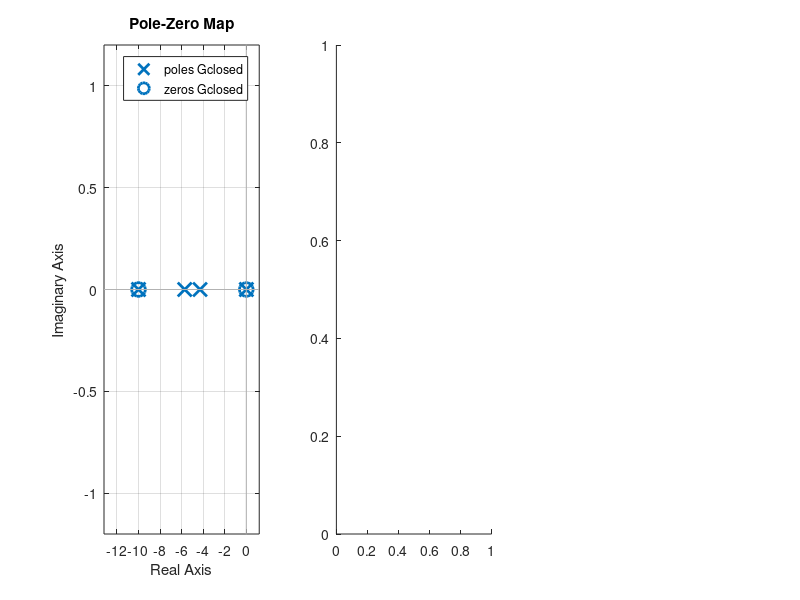

This figure's MATLAB source:
Kr = 2.45
K0 = 10
% let Td = 1
s = tf('s')
G = K0*Kr/s/(s+10)
Gclosed = G/(1+G)
figure(1)
subplot(1, 3, 1)
pzmap(Gclosed)

subplot(1, 3, 2)
